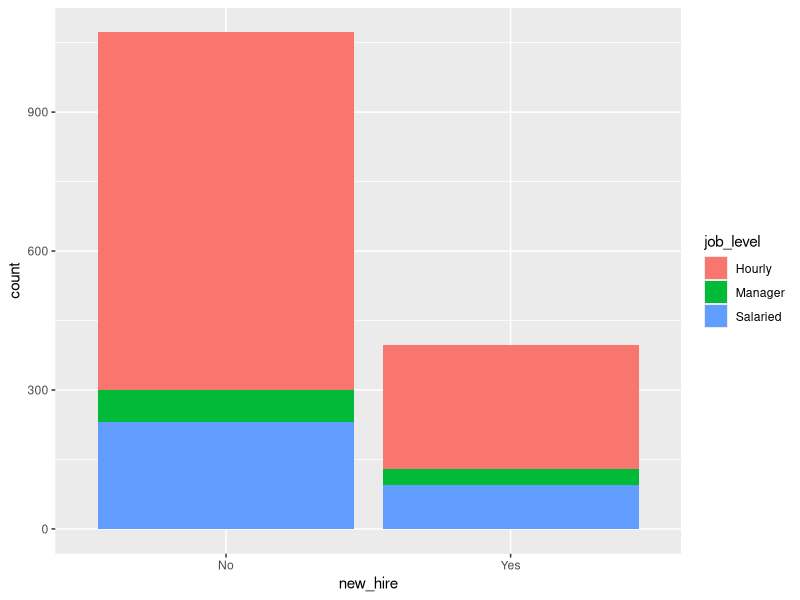
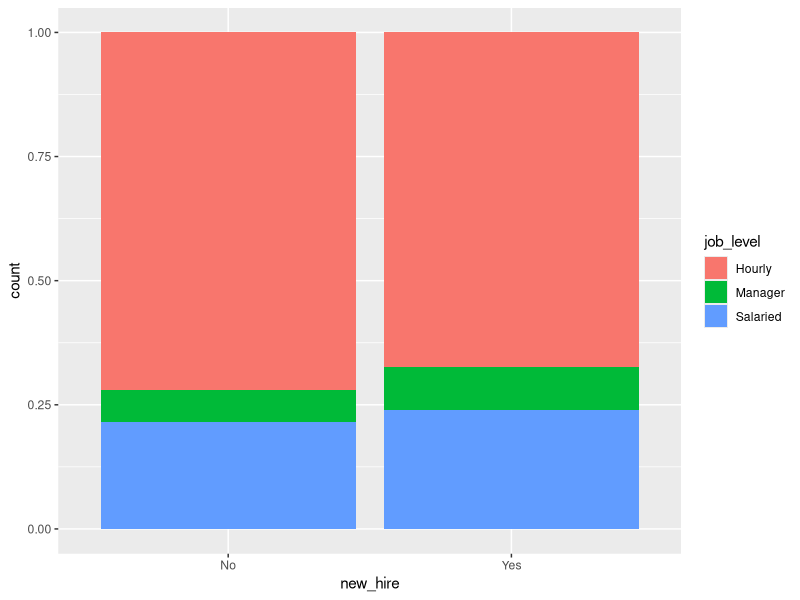
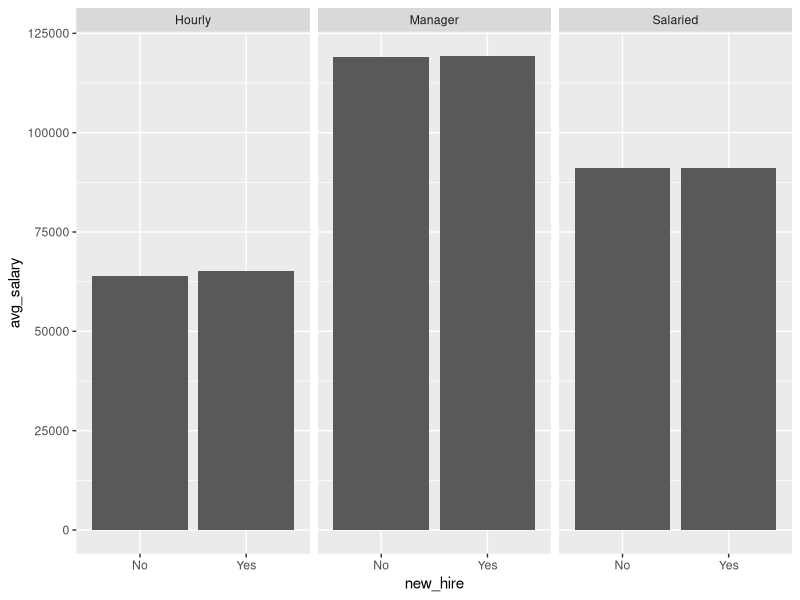

These figures' R source, in order:
# Are new hires getting paid too much?
# Load libraries
libs <- c( "readr", "dplyr", "ggplot2", "tidyr", "broom" )
lapply( libs, library, character.only = TRUE )

# Import the data
pay <- read_csv( "Data/fair_pay_data.csv" )

# Get an overview of the data
summary( pay )

# Check average salary of new hires and non-new hires
pay |> 
  group_by( new_hire ) |>
  summarize( avg_salary = mean( salary ) )

# Perform the correct statistical test
# Is the result significant?
(significant <- t.test(salary ~ new_hire, data = pay) |>
    tidy() |>
    pull( p.value ) <= .05 )

# Create a stacked bar chart
ggplot( pay, aes( x = new_hire, fill = job_level ) ) +
  geom_bar()

# Create a 100% filled stacked bar chart
pay |>
  ggplot( aes( x = new_hire, fill = job_level ) ) +
  geom_bar( position = "fill" )

# Calculate the average salary for each group of interest in the pay dataset
pay_grouped <- pay |>
  group_by( new_hire, job_level ) |>
  summarize( avg_salary = mean( salary ) )

# Graph the results using facet_wrap()  
pay_grouped |>
  ggplot( aes( x = new_hire, y = avg_salary ) ) +
  geom_col() +
  facet_wrap( ~ job_level )

# Filter the data to include only hourly employees
pay_filter <- pay |>
  filter( job_level == "Hourly" )

# Test the difference in pay
t.test(salary ~ new_hire, data = pay_filter) |>
  tidy() |>
  pull( p.value ) <= 0.05


# Run the simple regression
model_simple <- lm(salary ~ new_hire, data = pay)

# Display the summary of model_simple
model_simple |> 
  summary()

# Display a tidy summary
model_simple |> 
  tidy()

# Is new hire pay significantly higher in this model?
( significant <- model_simple |>
  tidy() |>
  filter( term == "new_hireYes" ) |>
  pull( p.value ) <= 0.05 )

# Run the multiple regression
model_multiple <- lm(salary ~ new_hire + job_level, data = pay)

# Display the summary of model_multiple
model_multiple |> 
  summary()

# Display a tidy summary
model_multiple |> 
  tidy()

# Is new hire pay significantly higher in this model?
( significant <- model_multiple |>
    tidy() |>
    filter( term == "new_hireYes" ) |>
    pull( p.value ) <= 0.05 )

